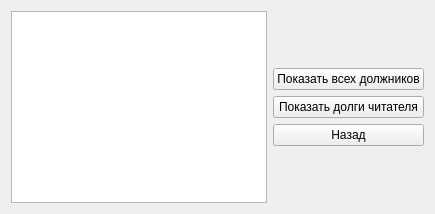
      <widget class="QWidget" name="work_with_debtors_for_librarian">
       <layout class="QHBoxLayout" name="horizontalLayout_27">
        <item>
         <widget class="QTableView" name="work_with_debtors_for_librarian_table_view"/>
        </item>
        <item>
         <layout class="QVBoxLayout" name="verticalLayout_7">
          <property name="sizeConstraint">
           <enum>QLayout::SetDefaultConstraint</enum>
          </property>
          <property name="leftMargin">
           <number>0</number>
          </property>
          <item>
           <spacer name="verticalSpacer_13">
            <property name="orientation">
             <enum>Qt::Vertical</enum>
            </property>
            <property name="sizeHint" stdset="0">
             <size>
              <width>20</width>
              <height>40</height>
             </size>
            </property>
           </spacer>
          </item>
          <item>
           <widget class="QPushButton" name="show_all_debtors_for_librarian_btn">
            <property name="text">
             <string>Показать всех должников</string>
            </property>
           </widget>
          </item>
          <item>
           <widget class="QPushButton" name="show_readers_debts_btn">
            <property name="text">
             <string>Показать долги читателя</string>
            </property>
           </widget>
          </item>
          <item>
           <widget class="QPushButton" name="work_with_debtors_for_librarian_back_btn">
            <property name="text">
             <string>Назад</string>
            </property>
           </widget>
          </item>
          <item>
           <spacer name="verticalSpacer_14">
            <property name="orientation">
             <enum>Qt::Vertical</enum>
            </property>
            <property name="sizeHint" stdset="0">
             <size>
              <width>20</width>
              <height>40</height>
             </size>
            </property>
           </spacer>
          </item>
         </layout>
        </item>
       </layout>
      </widget>
